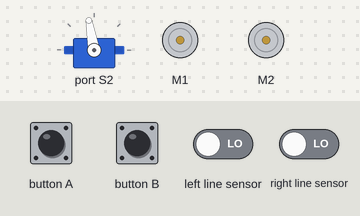
The program below on a simulated BBC micro:bit (MakeCode). Parts: servo, 2 × DC motor (green arrow = forward, orange = backward, longer = faster). Inputs (shaded band) come from the test bench; at power-on: left line sensor LOW, right line sensor LOW.

Above: at 1.2 s.
1.3 s: button A pressed for 0.15 s
At 3.0 s:
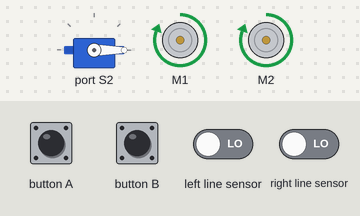
3.9 s: left line sensor driven HIGH
At 5.1 s:
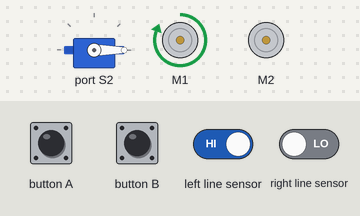
5.4 s: left line sensor driven LOW
At 6.3 s:
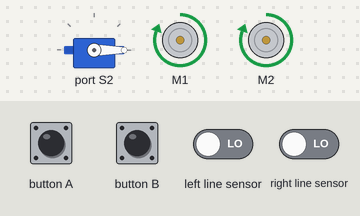
6.9 s: right line sensor driven HIGH
At 7.4 s:
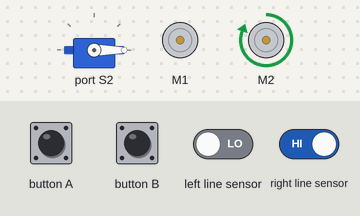
8.4 s: right line sensor driven LOW
At 9.8 s:
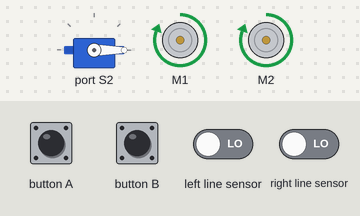
Timing chart, 0 to 10.9 s (numbered marks = the images above; inputs shaded):
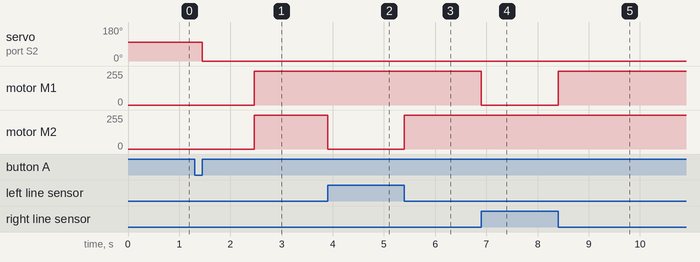

The program:

main.ts
```typescript
input.onButtonPressed(Button.A, function () {
    maqueen.servoRun(maqueen.Servos.S2, 0)
    mensaje_alamasigan = 180
    basic.pause(1000)
    if (mensaje_alamasigan == 180) {
        while (mensaje_alamasigan == 180) {
            if (maqueen.readPatrol(maqueen.Patrol.PatrolRight) == 0 && maqueen.readPatrol(maqueen.Patrol.PatrolLeft) == 0) {
                maqueen.motorRun(maqueen.Motors.All, maqueen.Dir.CW, 255)
            } else {
                if (maqueen.readPatrol(maqueen.Patrol.PatrolRight) == 0 && maqueen.readPatrol(maqueen.Patrol.PatrolLeft) == 1) {
                    maqueen.motorRun(maqueen.Motors.M2, maqueen.Dir.CW, 0)
                    maqueen.motorRun(maqueen.Motors.M1, maqueen.Dir.CW, 255)
                    if (maqueen.readPatrol(maqueen.Patrol.PatrolRight) == 1 && maqueen.readPatrol(maqueen.Patrol.PatrolLeft) == 1) {
                        maqueen.motorRun(maqueen.Motors.M2, maqueen.Dir.CW, 0)
                        maqueen.motorRun(maqueen.Motors.M1, maqueen.Dir.CW, 255)
                    }
                } else {
                    if (maqueen.readPatrol(maqueen.Patrol.PatrolRight) == 1 && maqueen.readPatrol(maqueen.Patrol.PatrolLeft) == 0) {
                        maqueen.motorRun(maqueen.Motors.M2, maqueen.Dir.CW, 255)
                        maqueen.motorRun(maqueen.Motors.M1, maqueen.Dir.CW, 0)
                        if ((0 as any) == (1 as any) && (0 as any) == (1 as any)) {
                            maqueen.motorRun(maqueen.Motors.M2, maqueen.Dir.CW, 255)
                            maqueen.motorRun(maqueen.Motors.M1, maqueen.Dir.CW, 0)
                        }
                    }
                }
            }
        }
    } else {

    }
})
input.onButtonPressed(Button.B, function () {
    basic.pause(7000)
    mensaje_alamasigan = 0
    maqueen.servoRun(maqueen.Servos.S2, 100)
})
let mensaje_alamasigan = 0
maqueen.servoRun(maqueen.Servos.S2, 100)
mensaje_alamasigan = 0
```

test.ts
```typescript
// aquí va el archivo "tests"; esto no se compilará cuando este paquete se utilice como una extensión.
```

Measured:
- after the input at 1.3 s, servo on port S2: 100° → 0° after 0.15 s; motor M1, motor M2: stopped → forward 255/255 after 1.2 s
- after the input at 3.9 s, motor M2: forward 255/255 → stopped at once
- after the input at 5.4 s, motor M2: stopped → forward 255/255 at once
- after the input at 6.9 s, motor M1: forward 255/255 → stopped at once
- after the input at 8.4 s, motor M1: stopped → forward 255/255 at once
